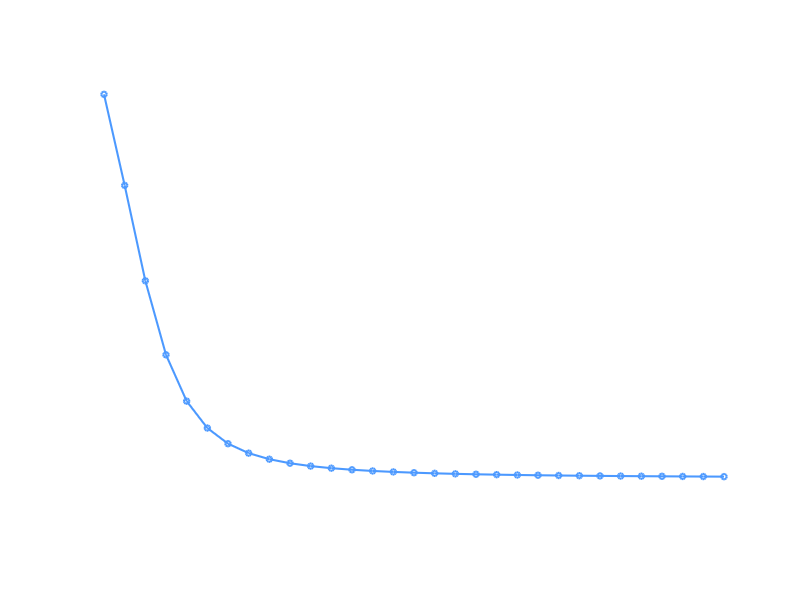

The MATLAB source for this figure: (Note: this script raises an error after producing the figure.)
clc; clear; close all;

%% Συνάρτηση και gradient
f = @(x,y) x.^3 .* exp(-x.^2 - y.^4);

gradf = @(x,y) [ ...
    x.^2 .* (3 - 2*x.^2) .* exp(-x.^2 - y.^4);      % df/dx
   -4*x.^3 .* y.^3 .* exp(-x.^2 - y.^4)            % df/dy
];

%% Παράμετροι Steepest Descent
gamma   = 0.2;                % σταθερό βήμα
maxIter = 30;                % αριθμός επαναλήψεων
xk      = [-1; -1];           % αρχικό σημείο x0 = (-1,-1)

fvals   = zeros(maxIter+1,1);
fvals(1)= f(xk(1),xk(2));

for k = 1:maxIter
    gk = gradf(xk(1), xk(2));
    xk = xk - gamma * gk;     % Μέθοδος Μέγιστης Καθόδου
    fvals(k+1) = f(xk(1), xk(2));
end

%% "Πραγματικό" τοπικό ελάχιστο (απ' την ανάλυση)
f_true_min = -0.41;

%% Σχεδίαση διαγράμματος f(x_k) vs k
kvec = 0:maxIter;

figure('Color',[0 0 0]);      % μαύρο background, όπως στο παράδειγμα
axes('Color',[0 0 0], ...
     'XColor',[1 1 1], ...
     'YColor',[1 1 1], ...
     'FontSize',12); hold on; grid on;

plot(kvec, fvals,'-o','LineWidth',1.5,'MarkerSize',4, ...
     'MarkerFaceColor','none','Color',[0.3 0.6 1]);

yline(f_true_min,'--','f_{true min} \approx -0.41', ...
      'Color',[0.8 0.8 0.8],'LineWidth',1.2, ...
      'LabelHorizontalAlignment','left', ...
      'LabelVerticalAlignment','bottom');

xlabel('Επαναλήψεις k','Color','w','FontSize',14);
ylabel('f(x_k)','Color','w','FontSize',14);
title('f(x_k) για Steepest Descent με x_0 = (-1,-1) και \gamma = 0.2', ...
      'Color','w','FontSize',14);

legend({'f(x_k)','Πραγματικό τοπικό ελάχιστο'}, ...
       'TextColor','w','Location','northeast');

xlim([0 maxIter]);
